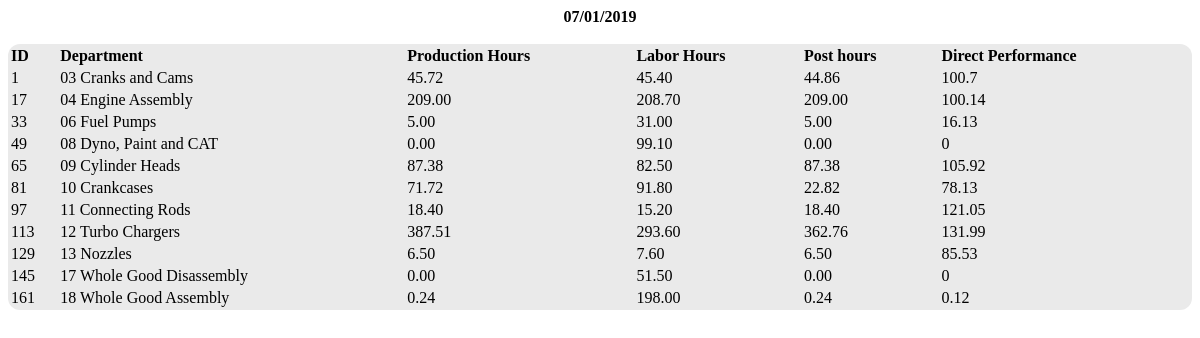
Page /andy/SpecificDate.php?sep_date=07/01/2019 on the committed database.
### tables this page shows
CREATE TABLE IF NOT EXISTS `andy_labor_performance` (
  `id` int(11) NOT NULL AUTO_INCREMENT,
  `prodDate` varchar(10) NOT NULL,
  `dept` varchar(10) NOT NULL,
  `laborHrs` decimal(11,2) NOT NULL,
  `laborCost` decimal(11,2) NOT NULL,
  `prodHrs` decimal(11,2) NOT NULL,
  `postHrs` decimal(11,2) NOT NULL,
  `stdRate` decimal(11,2) NOT NULL,
  `month` varchar(15) NOT NULL,
  `year` varchar(5) NOT NULL,
  `fDOM` int(11) NOT NULL,
  PRIMARY KEY (`id`)
);

CREATE TABLE IF NOT EXISTS `andy_dept` (
  `deptNum` varchar(3) NOT NULL,
  `deptName` varchar(30) NOT NULL
);

### andy/SpecificDate.php (the view, shortened to what this page needs)
<!DOCTYPE html>
<html lang="en">
<head>
	<link rel="stylesheet" href="mystyles.css" type="text/css">
</head>
<body>
<?PHP
	$conn = new mysqli('localhost', $u, $p, "intranet");
?>
<?
	$spec_date=$_GET['sep_date'];
	echo "<table style='width:100%' padding='20px'>";
	$caption_ctr=0;
	$sql="SELECT alp.id, alp.prodDate as prodDate, alp.dept as dept, ad.deptName as deptName, alp.laborHrs as laborHrs, alp.prodHrs as prodHrs, alp.postHrs as postHrs
		FROM `andy_labor_performance` alp LEFT JOIN andy_dept ad ON alp.dept = ad.deptNum where alp.prodDate = '".$spec_date."' order by id asc";
	$result=mysqli_query($conn,$sql);
	while ($row=mysqli_fetch_assoc($result)) {
		if ($caption_ctr==0) {
			echo "<caption><b>".$row['prodDate']."</b><br><br></caption>";
			echo "<tr align='left'><th>ID</th><th>Department</th><th>Production Hours</th><th>Labor Hours</th><th>Post hours</th><th>Direct Performance</th>";
			$caption_ctr++;
		}
		echo "<tr align='left'><td>".$row['id']."</td>";
		echo "<td>".$row['dept']." ".$row['deptName']."</td>";
		echo "<td>".$row['prodHrs']."</td>";
		echo "<td>".$row['laborHrs']."</td>";
		echo "<td>".$row['postHrs']."</td>";
		if ($row['laborHrs']!=0) {
			echo "<td>".round((($row['prodHrs']/$row['laborHrs'])*100), 2)."</td>";
		} else {
			echo "<td>0</td>";
		}
		echo "</tr>";
	}
?>
</body>
</html>

### andy/mystyles.css (style rules this page uses)
table { border-radius: 12px; background-color: #eaeaea; }

### rows in the picture
andy_labor_performance: prodDate "07/01/2019", id "1", dept "03", andy_dept.deptName "Cranks and Cams", prodHrs "45.72", laborHrs "45.40", postHrs "44.86", ($row['prodHrs']/$row['laborHrs'])*100 "100.7"
andy_labor_performance: id "17", dept "04", andy_dept.deptName "Engine Assembly", prodHrs "209.00", laborHrs "208.70", postHrs "209.00", ($row['prodHrs']/$row['laborHrs'])*100 "100.14"
andy_labor_performance: id "33", dept "06", andy_dept.deptName "Fuel Pumps", prodHrs "5.00", laborHrs "31.00", postHrs "5.00", ($row['prodHrs']/$row['laborHrs'])*100 "16.13"
andy_labor_performance: id "49", dept "08", andy_dept.deptName "Dyno, Paint and CAT", prodHrs "0.00", laborHrs "99.10", postHrs "0.00", ($row['prodHrs']/$row['laborHrs'])*100 "0"
andy_labor_performance: id "65", dept "09", andy_dept.deptName "Cylinder Heads", prodHrs "87.38", laborHrs "82.50", postHrs "87.38", ($row['prodHrs']/$row['laborHrs'])*100 "105.92"
andy_labor_performance: id "81", dept "10", andy_dept.deptName "Crankcases", prodHrs "71.72", laborHrs "91.80", postHrs "22.82", ($row['prodHrs']/$row['laborHrs'])*100 "78.13"
andy_labor_performance: id "97", dept "11", andy_dept.deptName "Connecting Rods", prodHrs "18.40", laborHrs "15.20", postHrs "18.40", ($row['prodHrs']/$row['laborHrs'])*100 "121.05"
andy_labor_performance: id "113", dept "12", andy_dept.deptName "Turbo Chargers", prodHrs "387.51", laborHrs "293.60", postHrs "362.76", ($row['prodHrs']/$row['laborHrs'])*100 "131.99"
andy_labor_performance: id "129", dept "13", andy_dept.deptName "Nozzles", prodHrs "6.50", laborHrs "7.60", postHrs "6.50", ($row['prodHrs']/$row['laborHrs'])*100 "85.53"
andy_labor_performance: id "145", dept "17", andy_dept.deptName "Whole Good Disassembly", prodHrs "0.00", laborHrs "51.50", postHrs "0.00", ($row['prodHrs']/$row['laborHrs'])*100 "0"
andy_labor_performance: id "161", dept "18", andy_dept.deptName "Whole Good Assembly", prodHrs "0.24", laborHrs "198.00", postHrs "0.24", ($row['prodHrs']/$row['laborHrs'])*100 "0.12"
